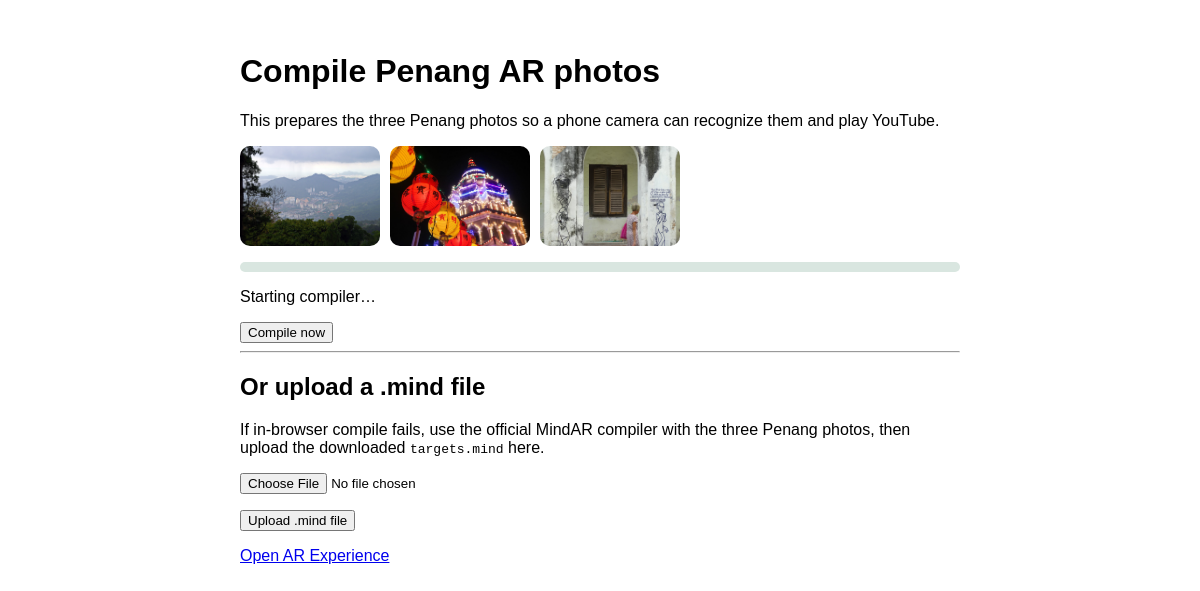
The app's page /tools/compile-penang.php with its own data.
### tables this page shows
CREATE TABLE ar_posters (
    id INT UNSIGNED AUTO_INCREMENT PRIMARY KEY,
    poster_name VARCHAR(180) NOT NULL,
    poster_image VARCHAR(255) NOT NULL,
    description TEXT,
    status ENUM('active','inactive') DEFAULT 'active',
    target_file VARCHAR(255) NULL,
    target_status ENUM('NOT_COMPILED','COMPILING','READY','FAILED') DEFAULT 'NOT_COMPILED',
    target_compiled_at DATETIME NULL,
    created_at TIMESTAMP DEFAULT CURRENT_TIMESTAMP,
    updated_at TIMESTAMP DEFAULT CURRENT_TIMESTAMP ON UPDATE CURRENT_TIMESTAMP,
    INDEX (status),
    INDEX (target_status)
);

### includes/functions.php (called while the page is built, shortened)
<?php
require_once __DIR__ . '/database.php';
function e(mixed $value): string
{
    return htmlspecialchars((string) $value, ENT_QUOTES | ENT_SUBSTITUTE, 'UTF-8');
}
function ar_photo_set(): array
{
    $ids = json_decode(setting('ar_set_ids', '[]'), true);
    $target = setting('ar_set_target');
    $placeholders = implode(',', array_fill(0, count($ids), '?'));
    $stmt = db()->prepare("SELECT * FROM ar_posters WHERE id IN ($placeholders) AND status='active'");
    $stmt->execute(array_map('intval', $ids));
    $byId = [];
    foreach ($stmt as $row) {
        $byId[(int) $row['id']] = $row;
    }
    $posters = [];
    foreach ($ids as $id) {
        if (isset($byId[(int) $id])) {
            $posters[] = $byId[(int) $id];
        }
    }
    return [
        'ids' => array_map('intval', $ids),
        'posters' => $posters,
        'target' => $target,
    ];
}
function url(string $path = ''): string
{
    $base = BASE_PATH === '' ? '' : BASE_PATH;
    return $base . '/' . ltrim($path, '/');
}
function asset(string $path): string
{
    return url('assets/' . ltrim($path, '/')) . '?v=' . ASSET_VERSION;
}
function setting(string $key, string $default = ''): string
{
    static $cache = null;
    if ($cache === null) {
        $cache = [];
        try {
            $rows = db()->query('SELECT setting_key, setting_value FROM settings')->fetchAll();
            foreach ($rows as $row) {
                $cache[$row['setting_key']] = (string) $row['setting_value'];
            }
        } catch (Throwable) {
            $cache = [];
        }
    }
    return $cache[$key] ?? $default;
}
function media_url(?string $path): string
{
    return url(ltrim($path, '/'));
}

### includes/database.php (called while the page is built, shortened)
<?php
function db(): PDO
{
    static $pdo = null;
    if ($pdo instanceof PDO) {
        return $pdo;
    }
    $dsn = 'mysql:host=' . DB_HOST . ';dbname=' . DB_NAME . ';charset=utf8mb4';
    $pdo = new PDO($dsn, DB_USER, DB_PASS, [
        PDO::ATTR_ERRMODE => PDO::ERRMODE_EXCEPTION,
        PDO::ATTR_DEFAULT_FETCH_MODE => PDO::FETCH_ASSOC,
        PDO::ATTR_EMULATE_PREPARES => false,
    ]);
    $pdo->exec("SET NAMES utf8mb4 COLLATE utf8mb4_unicode_ci");
    return $pdo;
}

### tools/compile-penang.php (the view, shortened to what this page needs)
<?php
require_once dirname(__DIR__) . '/includes/functions.php';
$set = ar_photo_set();
$images = [];
foreach ($set['posters'] as $poster) {
    $images[] = [
        'id' => (int) $poster['id'],
        'name' => $poster['poster_name'],
        'src' => media_url($poster['poster_image']),
    ];
}
?>
<!doctype html>
<html lang="en">
<head>
    <link rel="stylesheet" href="<?= e(asset('css/admin.css')) ?>">
</head>
<body>
    <h1>Compile Penang AR photos</h1>
    <p>This prepares the three Penang photos so a phone camera can recognize them and play YouTube.</p>
    <div class="preview">
        <?php foreach ($images as $image): ?>
            <img src="<?= e($image['src']) ?>" alt="<?= e($image['name']) ?>">
        <?php endforeach; ?>
    </div>
    <div class="compile-bar mb-2"><span id="compileFill"></span></div>
    <p id="compileText">Starting compiler…</p>
    <button class="btn btn-success" id="compileBtn" type="button">Compile now</button>
    <hr>
    <h2>Or upload a .mind file</h2>
    <p>If in-browser compile fails, use the official MindAR compiler with the three Penang photos, then upload the downloaded <code>targets.mind</code> here.</p>
    <form method="post" enctype="multipart/form-data" action="<?= e(url('api/ar/save-set.php')) ?>">
        <p><input type="file" name="target" accept=".mind,application/octet-stream" required></p>
        <button class="btn btn-success" type="submit">Upload .mind file</button>
    </form>
    <p><a href="<?= e(url('ar.php')) ?>">Open AR Experience</a></p>
</body>
</html>

### assets/css/admin.css (style rules this page uses)
:root { --green: #0f5c4c; --green-dark: #0b3f35; --gold: #c4a35a; --ink: #17342b; }
.compile-bar { height: 10px; background: #d9e6e0; border-radius: 999px; overflow: hidden; }

### tools/compile-penang.php (style rules this page uses)
body { font-family: Outfit, sans-serif; padding: 32px; max-width: 720px; margin: auto; }
.preview { display: flex; gap: 10px; flex-wrap: wrap; margin: 16px 0; }
.preview img { width: 140px; height: 100px; object-fit: cover; border-radius: 10px; }

### records on screen
ar_posters: shows a picture
ar_posters: shows a picture
ar_posters: shows a picture
